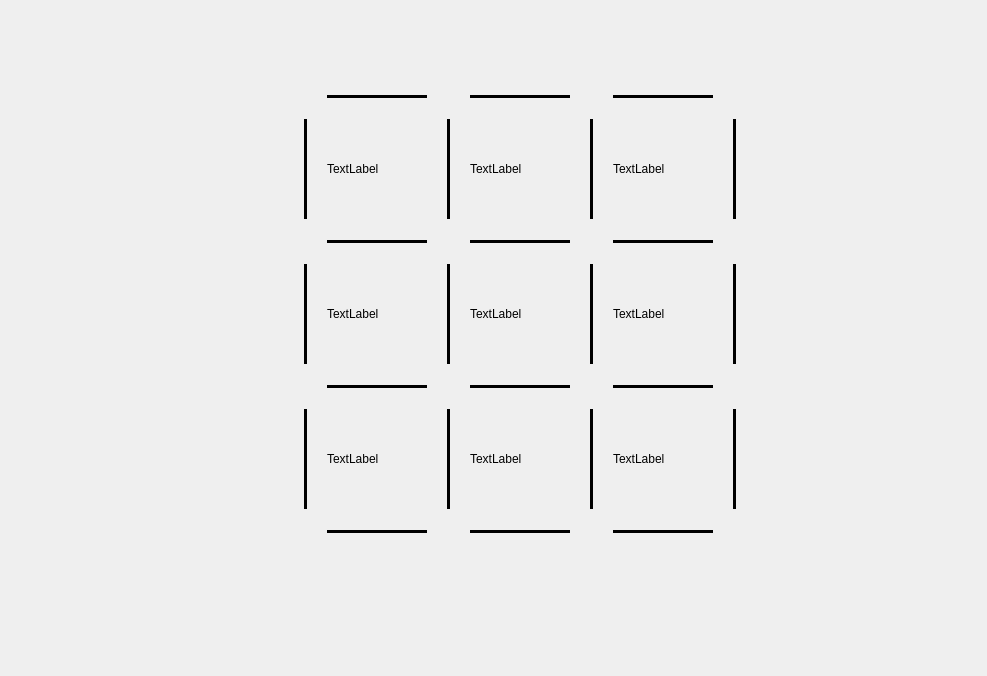
<?xml version="1.0" encoding="UTF-8"?>
<ui version="4.0">
 <class>Form</class>
 <widget class="QWidget" name="Form">
  <property name="geometry">
   <rect>
    <x>0</x>
    <y>0</y>
    <width>987</width>
    <height>676</height>
   </rect>
  </property>
  <property name="windowTitle">
   <string>Form</string>
  </property>
  <widget class="QWidget" name="gridLayoutWidget">
   <property name="geometry">
    <rect>
     <x>290</x>
     <y>80</y>
     <width>463</width>
     <height>471</height>
    </rect>
   </property>
   <layout class="QGridLayout" name="gridLayout">
    <item row="4" column="6">
     <widget class="Line" name="line_24">
      <property name="frameShadow">
       <enum>QFrame::Plain</enum>
      </property>
      <property name="lineWidth">
       <number>5</number>
      </property>
      <property name="orientation">
       <enum>Qt::Vertical</enum>
      </property>
     </widget>
    </item>
    <item row="4" column="2">
     <widget class="Line" name="line_21">
      <property name="frameShadow">
       <enum>QFrame::Plain</enum>
      </property>
      <property name="lineWidth">
       <number>5</number>
      </property>
      <property name="orientation">
       <enum>Qt::Vertical</enum>
      </property>
     </widget>
    </item>
    <item row="3" column="3">
     <widget class="Line" name="line_2">
      <property name="font">
       <font>
        <pointsize>15</pointsize>
        <weight>50</weight>
        <bold>false</bold>
       </font>
      </property>
      <property name="frameShadow">
       <enum>QFrame::Plain</enum>
      </property>
      <property name="lineWidth">
       <number>5</number>
      </property>
      <property name="orientation">
       <enum>Qt::Horizontal</enum>
      </property>
     </widget>
    </item>
    <item row="4" column="5">
     <widget class="QLabel" name="label_6">
      <property name="minimumSize">
       <size>
        <width>100</width>
        <height>100</height>
       </size>
      </property>
      <property name="maximumSize">
       <size>
        <width>100</width>
        <height>100</height>
       </size>
      </property>
      <property name="text">
       <string>TextLabel</string>
      </property>
     </widget>
    </item>
    <item row="3" column="1">
     <widget class="Line" name="line">
      <property name="font">
       <font>
        <pointsize>15</pointsize>
        <weight>50</weight>
        <bold>false</bold>
       </font>
      </property>
      <property name="frameShadow">
       <enum>QFrame::Plain</enum>
      </property>
      <property name="lineWidth">
       <number>5</number>
      </property>
      <property name="orientation">
       <enum>Qt::Horizontal</enum>
      </property>
     </widget>
    </item>
    <item row="5" column="3">
     <widget class="Line" name="line_8">
      <property name="font">
       <font>
        <pointsize>15</pointsize>
        <weight>50</weight>
        <bold>false</bold>
       </font>
      </property>
      <property name="frameShadow">
       <enum>QFrame::Plain</enum>
      </property>
      <property name="lineWidth">
       <number>5</number>
      </property>
      <property name="orientation">
       <enum>Qt::Horizontal</enum>
      </property>
     </widget>
    </item>
    <item row="6" column="1">
     <widget class="QLabel" name="label_7">
      <property name="minimumSize">
       <size>
        <width>100</width>
        <height>100</height>
       </size>
      </property>
      <property name="maximumSize">
       <size>
        <width>100</width>
        <height>100</height>
       </size>
      </property>
      <property name="text">
       <string>TextLabel</string>
      </property>
     </widget>
    </item>
    <item row="1" column="1">
     <widget class="QLabel" name="label_1">
      <property name="minimumSize">
       <size>
        <width>100</width>
        <height>100</height>
       </size>
      </property>
      <property name="maximumSize">
       <size>
        <width>100</width>
        <height>100</height>
       </size>
      </property>
      <property name="text">
       <string>TextLabel</string>
      </property>
     </widget>
    </item>
    <item row="7" column="3">
     <widget class="Line" name="line_11">
      <property name="font">
       <font>
        <pointsize>15</pointsize>
        <weight>50</weight>
        <bold>false</bold>
       </font>
      </property>
      <property name="frameShadow">
       <enum>QFrame::Plain</enum>
      </property>
      <property name="lineWidth">
       <number>5</number>
      </property>
      <property name="orientation">
       <enum>Qt::Horizontal</enum>
      </property>
     </widget>
    </item>
    <item row="0" column="5">
     <widget class="Line" name="line_6">
      <property name="font">
       <font>
        <pointsize>15</pointsize>
        <weight>50</weight>
        <bold>false</bold>
       </font>
      </property>
      <property name="frameShadow">
       <enum>QFrame::Plain</enum>
      </property>
      <property name="lineWidth">
       <number>5</number>
      </property>
      <property name="orientation">
       <enum>Qt::Horizontal</enum>
      </property>
     </widget>
    </item>
    <item row="4" column="1">
     <widget class="QLabel" name="label_4">
      <property name="minimumSize">
       <size>
        <width>100</width>
        <height>100</height>
       </size>
      </property>
      <property name="maximumSize">
       <size>
        <width>100</width>
        <height>100</height>
       </size>
      </property>
      <property name="text">
       <string>TextLabel</string>
      </property>
     </widget>
    </item>
    <item row="4" column="3">
     <widget class="QLabel" name="label_5">
      <property name="minimumSize">
       <size>
        <width>100</width>
        <height>100</height>
       </size>
      </property>
      <property name="maximumSize">
       <size>
        <width>100</width>
        <height>100</height>
       </size>
      </property>
      <property name="text">
       <string>TextLabel</string>
      </property>
     </widget>
    </item>
    <item row="6" column="3">
     <widget class="QLabel" name="label_8">
      <property name="minimumSize">
       <size>
        <width>100</width>
        <height>100</height>
       </size>
      </property>
      <property name="maximumSize">
       <size>
        <width>100</width>
        <height>100</height>
       </size>
      </property>
      <property name="text">
       <string>TextLabel</string>
      </property>
     </widget>
    </item>
    <item row="6" column="5">
     <widget class="QLabel" name="label_9">
      <property name="minimumSize">
       <size>
        <width>100</width>
        <height>100</height>
       </size>
      </property>
      <property name="maximumSize">
       <size>
        <width>100</width>
        <height>100</height>
       </size>
      </property>
      <property name="text">
       <string>TextLabel</string>
      </property>
     </widget>
    </item>
    <item row="4" column="0">
     <widget class="Line" name="line_13">
      <property name="frameShadow">
       <enum>QFrame::Plain</enum>
      </property>
      <property name="lineWidth">
       <number>5</number>
      </property>
      <property name="orientation">
       <enum>Qt::Vertical</enum>
      </property>
     </widget>
    </item>
    <item row="5" column="5">
     <widget class="Line" name="line_9">
      <property name="font">
       <font>
        <pointsize>15</pointsize>
        <weight>50</weight>
        <bold>false</bold>
       </font>
      </property>
      <property name="frameShadow">
       <enum>QFrame::Plain</enum>
      </property>
      <property name="lineWidth">
       <number>5</number>
      </property>
      <property name="orientation">
       <enum>Qt::Horizontal</enum>
      </property>
     </widget>
    </item>
    <item row="1" column="4">
     <widget class="Line" name="line_14">
      <property name="frameShadow">
       <enum>QFrame::Plain</enum>
      </property>
      <property name="lineWidth">
       <number>5</number>
      </property>
      <property name="orientation">
       <enum>Qt::Vertical</enum>
      </property>
     </widget>
    </item>
    <item row="1" column="3">
     <widget class="QLabel" name="label_2">
      <property name="minimumSize">
       <size>
        <width>100</width>
        <height>100</height>
       </size>
      </property>
      <property name="maximumSize">
       <size>
        <width>100</width>
        <height>100</height>
       </size>
      </property>
      <property name="text">
       <string>TextLabel</string>
      </property>
     </widget>
    </item>
    <item row="6" column="0">
     <widget class="Line" name="line_19">
      <property name="frameShadow">
       <enum>QFrame::Plain</enum>
      </property>
      <property name="lineWidth">
       <number>5</number>
      </property>
      <property name="orientation">
       <enum>Qt::Vertical</enum>
      </property>
     </widget>
    </item>
    <item row="3" column="5">
     <widget class="Line" name="line_3">
      <property name="font">
       <font>
        <pointsize>15</pointsize>
        <weight>50</weight>
        <bold>false</bold>
       </font>
      </property>
      <property name="frameShadow">
       <enum>QFrame::Plain</enum>
      </property>
      <property name="lineWidth">
       <number>5</number>
      </property>
      <property name="orientation">
       <enum>Qt::Horizontal</enum>
      </property>
     </widget>
    </item>
    <item row="6" column="4">
     <widget class="Line" name="line_16">
      <property name="frameShadow">
       <enum>QFrame::Plain</enum>
      </property>
      <property name="lineWidth">
       <number>5</number>
      </property>
      <property name="orientation">
       <enum>Qt::Vertical</enum>
      </property>
     </widget>
    </item>
    <item row="0" column="1">
     <widget class="Line" name="line_4">
      <property name="font">
       <font>
        <pointsize>15</pointsize>
        <weight>50</weight>
        <bold>false</bold>
       </font>
      </property>
      <property name="frameShadow">
       <enum>QFrame::Plain</enum>
      </property>
      <property name="lineWidth">
       <number>5</number>
      </property>
      <property name="orientation">
       <enum>Qt::Horizontal</enum>
      </property>
     </widget>
    </item>
    <item row="7" column="1">
     <widget class="Line" name="line_10">
      <property name="font">
       <font>
        <pointsize>15</pointsize>
        <weight>50</weight>
        <bold>false</bold>
       </font>
      </property>
      <property name="frameShadow">
       <enum>QFrame::Plain</enum>
      </property>
      <property name="lineWidth">
       <number>5</number>
      </property>
      <property name="orientation">
       <enum>Qt::Horizontal</enum>
      </property>
     </widget>
    </item>
    <item row="7" column="5">
     <widget class="Line" name="line_12">
      <property name="font">
       <font>
        <pointsize>15</pointsize>
        <weight>50</weight>
        <bold>false</bold>
       </font>
      </property>
      <property name="frameShadow">
       <enum>QFrame::Plain</enum>
      </property>
      <property name="lineWidth">
       <number>5</number>
      </property>
      <property name="orientation">
       <enum>Qt::Horizontal</enum>
      </property>
     </widget>
    </item>
    <item row="5" column="1">
     <widget class="Line" name="line_7">
      <property name="font">
       <font>
        <pointsize>15</pointsize>
        <weight>50</weight>
        <bold>false</bold>
       </font>
      </property>
      <property name="frameShadow">
       <enum>QFrame::Plain</enum>
      </property>
      <property name="lineWidth">
       <number>5</number>
      </property>
      <property name="orientation">
       <enum>Qt::Horizontal</enum>
      </property>
     </widget>
    </item>
    <item row="1" column="2">
     <widget class="Line" name="line_18">
      <property name="frameShadow">
       <enum>QFrame::Plain</enum>
      </property>
      <property name="lineWidth">
       <number>5</number>
      </property>
      <property name="orientation">
       <enum>Qt::Vertical</enum>
      </property>
     </widget>
    </item>
    <item row="1" column="0">
     <widget class="Line" name="line_17">
      <property name="frameShadow">
       <enum>QFrame::Plain</enum>
      </property>
      <property name="lineWidth">
       <number>5</number>
      </property>
      <property name="orientation">
       <enum>Qt::Vertical</enum>
      </property>
     </widget>
    </item>
    <item row="0" column="3">
     <widget class="Line" name="line_5">
      <property name="font">
       <font>
        <pointsize>15</pointsize>
        <weight>50</weight>
        <bold>false</bold>
       </font>
      </property>
      <property name="frameShadow">
       <enum>QFrame::Plain</enum>
      </property>
      <property name="lineWidth">
       <number>5</number>
      </property>
      <property name="orientation">
       <enum>Qt::Horizontal</enum>
      </property>
     </widget>
    </item>
    <item row="1" column="5">
     <widget class="QLabel" name="label_3">
      <property name="minimumSize">
       <size>
        <width>100</width>
        <height>100</height>
       </size>
      </property>
      <property name="maximumSize">
       <size>
        <width>100</width>
        <height>100</height>
       </size>
      </property>
      <property name="text">
       <string>TextLabel</string>
      </property>
     </widget>
    </item>
    <item row="4" column="4">
     <widget class="Line" name="line_15">
      <property name="frameShadow">
       <enum>QFrame::Plain</enum>
      </property>
      <property name="lineWidth">
       <number>5</number>
      </property>
      <property name="orientation">
       <enum>Qt::Vertical</enum>
      </property>
     </widget>
    </item>
    <item row="1" column="6">
     <widget class="Line" name="line_22">
      <property name="frameShadow">
       <enum>QFrame::Plain</enum>
      </property>
      <property name="lineWidth">
       <number>5</number>
      </property>
      <property name="orientation">
       <enum>Qt::Vertical</enum>
      </property>
     </widget>
    </item>
    <item row="6" column="2">
     <widget class="Line" name="line_20">
      <property name="frameShadow">
       <enum>QFrame::Plain</enum>
      </property>
      <property name="lineWidth">
       <number>5</number>
      </property>
      <property name="orientation">
       <enum>Qt::Vertical</enum>
      </property>
     </widget>
    </item>
    <item row="6" column="6">
     <widget class="Line" name="line_23">
      <property name="frameShadow">
       <enum>QFrame::Plain</enum>
      </property>
      <property name="lineWidth">
       <number>5</number>
      </property>
      <property name="orientation">
       <enum>Qt::Vertical</enum>
      </property>
     </widget>
    </item>
   </layout>
  </widget>
 </widget>
 <resources/>
 <connections/>
</ui>
